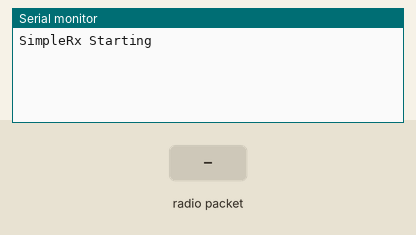
A sketch run on a simulated Arduino Uno, built with avr-gcc and run on an emulated ATmega328P. On the bench: the last lines printed to the serial monitor. The inputs (shaded band) are chosen by the test bench. No radio packets arrive unless stated.

Above: at 1.2 s.
1.3 s: radio packet "1" arrives
At 2.3 s:
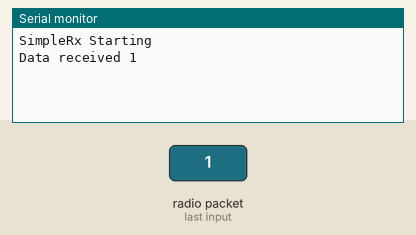
2.8 s: radio packet "0" arrives
At 3.5 s:
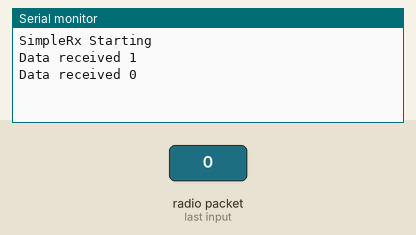
4.3 s: radio packet "2" arrives
At 5.8 s:
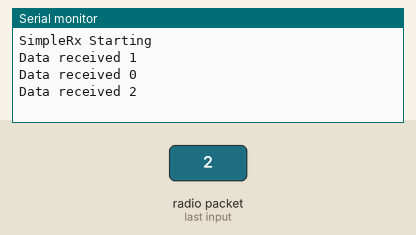

Measured:
- after the input at 1.3 s, the serial monitor: prints a new line at once (image 1)
- after the input at 2.8 s, the serial monitor: prints a new line at once (image 2)
- after the input at 4.3 s, the serial monitor: prints a new line at once (image 3)

The sketch:

SimpleRx.ino
```cpp
// SimpleRx - NRF Slave récepteur

#include <SPI.h>
#include <nRF24L01.h>
#include <RF24.h>

#define CE_PIN   9
#define CSN_PIN 10

// Notez qu'il s'agit ici de 5 adresse ou pipe de communication
const byte thisSlaveAddress[5] = {'R','x','A','A','A'};

RF24 radio(CE_PIN, CSN_PIN);

// Array doit avoir la même longueur que le dataToSend dans le TX code
char dataReceived[10];
bool newData = false;

//===========

void setup() {

    Serial.begin(9600);

    Serial.println("SimpleRx Starting");
    radio.begin();
    radio.setDataRate( RF24_250KBPS );
    // on va lire  le pipe 1 de la liste d'Adresse thisSlaveAddress
    radio.openReadingPipe(1, thisSlaveAddress);
    radio.startListening();
}

//=============

void loop() {
    getData();
    showData();
}

//==============

// Lorsqu'on recoit de nouvelle donnée, on met le bool à vrai
void getData() {
    if ( radio.available() ) {
        radio.read( &dataReceived, sizeof(dataReceived) );
        newData = true;
    }
}

// si le bool est a vrai on affiche la donnée sur le moniteur série et remet la bool à faux
void showData() {
    if (newData == true) {
        Serial.print("Data received ");
        Serial.println(dataReceived);
        newData = false;
    }
}
```
